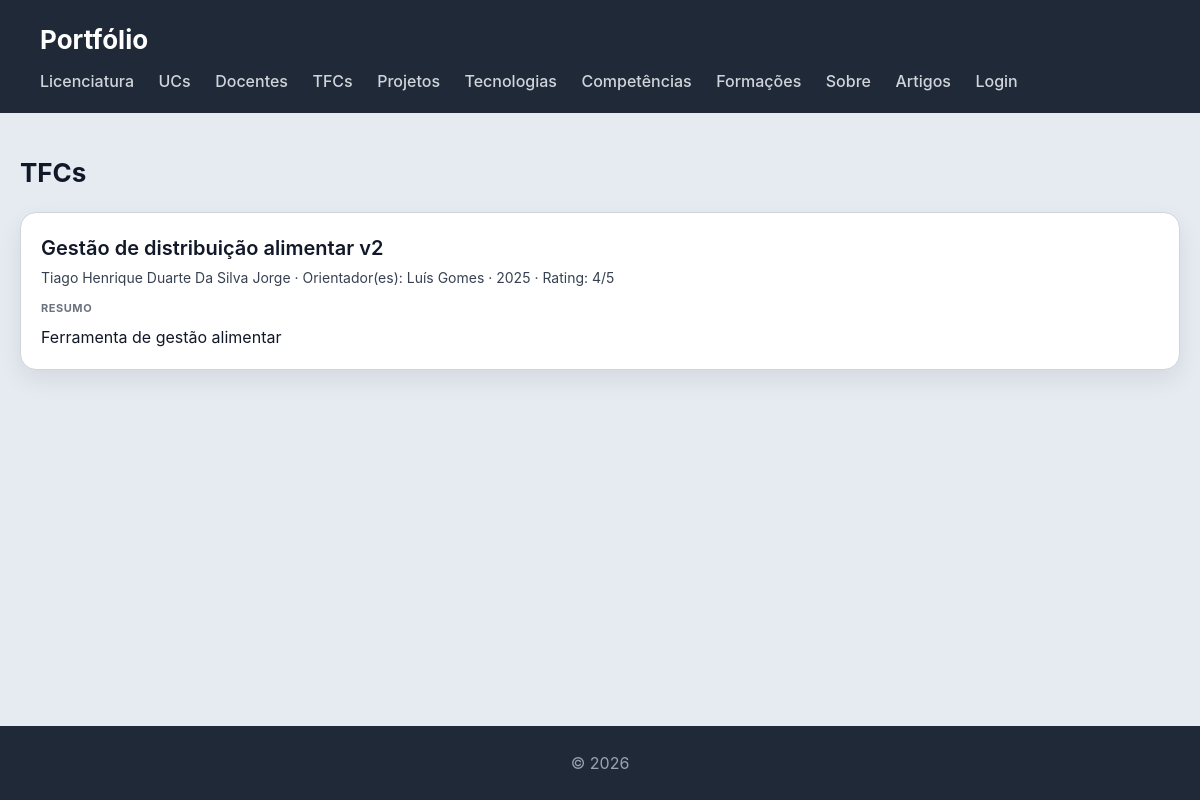
Screenshot of /tfcs/ with the database file from the repository.
### portfolio/models.py (models this page shows, shortened)
class TFC(models.Model):
    titulo = models.CharField(max_length=200)
    autores = models.CharField(max_length=300)
    orientadores = models.CharField(max_length=300)
    licenciatura = models.ForeignKey(Licenciatura, on_delete=models.CASCADE, related_name="tfcs")
    ano = models.IntegerField()
    link_pdf = models.URLField(blank=True)
    imagem = models.URLField(blank=True)
    sumario = models.TextField(blank=True)
    palavras_chave = models.CharField(max_length=300, blank=True)
    areas = models.CharField(max_length=300, blank=True)
    tecnologias = models.CharField(max_length=300, blank=True)
    rating = models.IntegerField(default=0)

### portfolio/views.py (the view)
# urls.py: path('tfcs/', views.tfcs_view, name='tfcs_view'),
def tfcs_view(request):
    tfcs = TFC.objects.select_related('licenciatura').all()
    return render(request, 'portfolio/tfcs.html', {'tfcs': tfcs})

### portfolio/context_processors.py (called while the page is built)
def is_gestor(request):
    context = {"is_gestor": False, "is_autor": False}
    if request.user.is_authenticated:
        context["is_gestor"] = request.user.groups.filter(name="gestor-portfolio").exists()
        context["is_autor"] = request.user.groups.filter(name="autores").exists()
    return context

### portfolio/templates/portfolio/tfcs.html
{% extends "portfolio/base.html" %}
{% block content %}
<h2>TFCs</h2>
<section>
    {% for tfc in tfcs %}
    <article>
        <header>
            <h3>{{ tfc.titulo }}</h3>
            <p>{{ tfc.autores }} · Orientador(es): {{ tfc.orientadores }} · {{ tfc.ano }} · Rating: {{ tfc.rating }}/5</p>
        </header>
        <section>
            <h4>Resumo</h4>
            <p>{{ tfc.sumario }}</p>
        </section>
    </article>
    {% endfor %}
</section>
{% endblock %}

### portfolio/static/portfolio/styles.css (style rules this page uses)
* { box-sizing: border-box; margin: 0; padding: 0; }
html, body { height: 100%; }
body { font-family: "Inter", "Segoe UI", system-ui, -apple-system, sans-serif; background: #e6ebf2; color: #111827; line-height: 1.5; display: flex; flex-direction: column; }
h2 { margin-bottom: 20px; font-size: 26px; }
section { width: 100%; }
section > article { background: white; padding: 20px; border-radius: 16px; border: 1px solid #d1d5db; box-shadow: 0 10px 25px rgba(0,0,0,0.08); transition: all 0.25s ease; margin-bottom: 20px; width: 100%; }
article > header { margin-bottom: 12px; }
article > header > h3 { font-size: 20px; font-weight: 600; margin-bottom: 4px; }
article > header > p { font-size: 14px; color: #374151; }
article > section { margin-top: 10px; }
article > section > h4 { font-size: 11px; text-transform: uppercase; color: #6b7280; margin-bottom: 8px; letter-spacing: 0.05em; }

### rows the page displays
TFC: titulo "Gestão de distribuição alimentar v2", autores "Tiago Henrique Duarte Da Silva Jorge", orientadores "Luís Gomes", ano "2025", rating "4", sumario "Ferramenta de gestão alimentar"
